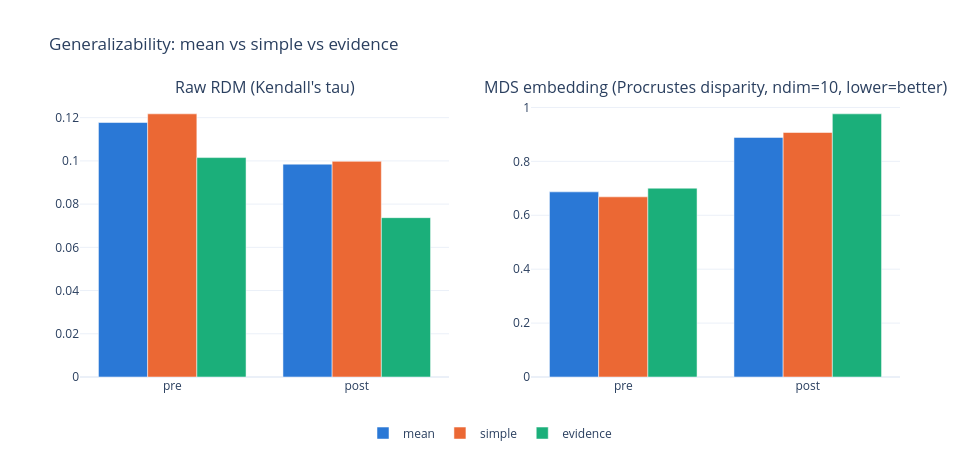

The code cell stored with this chart in its notebook:
### Markdown cell above
### Figure: generalizability by aggregator and cohort

### Code cell
fig2 = make_subplots(
    rows=1, cols=2, subplot_titles=["Raw RDM (Kendall's tau)", "MDS embedding (Procrustes disparity, ndim=10, lower=better)"],
)

for aggregation in _AGGREGATIONS:
    sub = gen_df[(gen_df["metric"] == "kendall") & (gen_df["aggregation"] == aggregation)]
    fig2.add_trace(
        go.Bar(x=sub["cohort"], y=sub["value"], name=aggregation, marker_color=_COLORS[aggregation],
               legendgroup=aggregation, showlegend=True),
        row=1, col=1,
    )
    if not mds_df.empty:
        sub_mds = mds_df[(mds_df["aggregation"] == aggregation) & (mds_df["ndim"] == 10)]
        fig2.add_trace(
            go.Bar(x=sub_mds["cohort"], y=sub_mds["disparity"], name=aggregation, marker_color=_COLORS[aggregation],
                   legendgroup=aggregation, showlegend=False),
            row=1, col=2,
        )

fig2.update_layout(
    title="Generalizability: mean vs simple vs evidence",
    barmode="group", template=_TEMPLATE, height=460, width=980,
    legend=dict(orientation="h", y=-0.15, x=0.5, xanchor="center"),
)
fig2.show()

### Figure 1 — Plotly figure (JSON) as saved in the notebook; plotly's stock layout.template omitted (floating-point values rounded to 4 significant figures)
{"data": [{"legendgroup": "mean", "marker": {"color": "#2a78d6"}, "name": "mean", "showlegend": true, "x": ["pre", "post"], "y": [0.1178, 0.09849], "type": "bar", "xaxis": "x", "yaxis": "y"}, {"legendgroup": "mean", "marker": {"color": "#2a78d6"}, "name": "mean", "showlegend": false, "x": ["pre", "post"], "y": [0.6868, 0.8888], "type": "bar", "xaxis": "x2", "yaxis": "y2"}, {"legendgroup": "simple", "marker": {"color": "#eb6834"}, "name": "simple", "showlegend": true, "x": ["pre", "post"], "y": [0.1218, 0.09979], "type": "bar", "xaxis": "x", "yaxis": "y"}, {"legendgroup": "simple", "marker": {"color": "#eb6834"}, "name": "simple", "showlegend": false, "x": ["pre", "post"], "y": [0.6683, 0.9071], "type": "bar", "xaxis": "x2", "yaxis": "y2"}, {"legendgroup": "evidence", "marker": {"color": "#1baf7a"}, "name": "evidence", "showlegend": true, "x": ["pre", "post"], "y": [0.1015, 0.07374], "type": "bar", "xaxis": "x", "yaxis": "y"}, {"legendgroup": "evidence", "marker": {"color": "#1baf7a"}, "name": "evidence", "showlegend": false, "x": ["pre", "post"], "y": [0.7004, 0.9762], "type": "bar", "xaxis": "x2", "yaxis": "y2"}], "layout": {"xaxis": {"anchor": "y", "domain": [0.0, 0.45]}, "yaxis": {"anchor": "x", "domain": [0.0, 1.0]}, "xaxis2": {"anchor": "y2", "domain": [0.55, 1.0]}, "yaxis2": {"anchor": "x2", "domain": [0.0, 1.0]}, "annotations": [{"font": {"size": 16}, "showarrow": false, "text": "Raw RDM (Kendall's tau)", "x": 0.225, "xanchor": "center", "xref": "paper", "y": 1.0, "yanchor": "bottom", "yref": "paper"}, {"font": {"size": 16}, "showarrow": false, "text": "MDS embedding (Procrustes disparity, ndim=10, lower=better)", "x": 0.775, "xanchor": "center", "xref": "paper", "y": 1.0, "yanchor": "bottom", "yref": "paper"}], "legend": {"orientation": "h", "y": -0.15, "x": 0.5, "xanchor": "center"}, "title": {"text": "Generalizability: mean vs simple vs evidence"}, "barmode": "group", "height": 460, "width": 980}}
